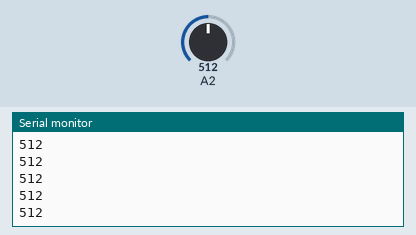
Simulated run of this sketch. Board: Arduino Uno, built with avr-gcc and run on an emulated ATmega328P. Shown: the last lines printed to the serial monitor. Inputs (shaded band) come from the test bench; at power-on: A2 = 512.

Above: at 1.2 s.
1.3 s: A2 set to 716
At 2.1 s:
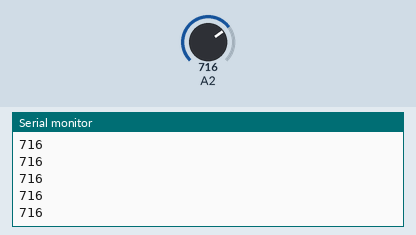
2.8 s: A2 set to 900
At 3.3 s:
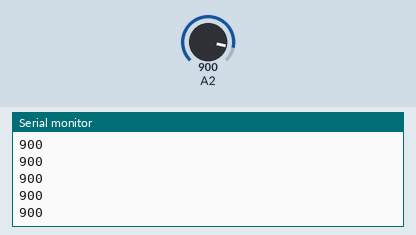
Timing chart, 0 to 5.8 s (numbered marks = the images above; inputs shaded):
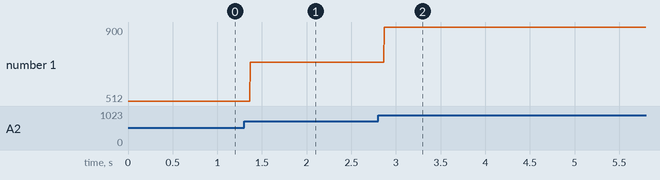

The sketch:

stepper_oneRevolution.ino
```cpp
#include <Stepper.h>

const int stepsPerRevolution = 400;  // change this to fit the number of steps per revolution
// for your motor

// initialize the stepper library on pins 8 through 11:
Stepper myStepper(stepsPerRevolution, 8, 9, 10, 11);

int speed_forward_motors = 100;
void setup()
{
  myStepper.setSpeed(250);
  // initialize the serial port:
  Serial.begin(9600);
}

void loop()
{
  int sensorValue = analogRead(A2);
  Serial.println(sensorValue);
  //Serial.println(analogRead(A2));
  //myStepper.step(stepsPerRevolution);
  //delay(20);
}


int sumFunction()
{
  return map(analogRead(A2), 0, 1023, 0, 180);

}
//float voltage = sensorValue * (5.0 / 1023.0);
```

Measured:
- after the input at 1.3 s, the serial monitor: prints a new line after 0.07 s (image 1)
- after the input at 2.8 s, the serial monitor: prints a new line after 0.07 s (image 2)
- plotted number 1: 512 → 716 after the input at 1.3 s, 716 → 900 after the input at 2.8 s
